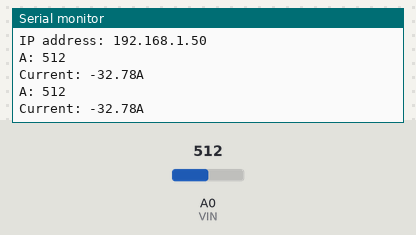
A sketch run on a simulated ESP8266 (NodeMCU). On the bench: the last lines printed to the serial monitor. Inputs (shaded band) come from the test bench; at power-on: A0 (VIN) = 512. WiFi joins after 1.5 s; servers stay silent unless stated.

Above: at 3.7 s.
3.8 s: A0 (VIN) set to 716
At 5.1 s:
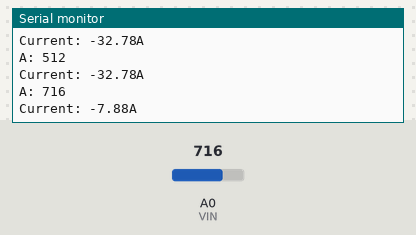
5.3 s: A0 (VIN) set to 900
At 6.0 s:
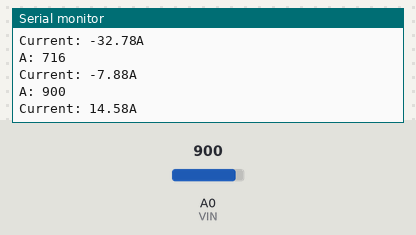
Timing chart, 0 to 8.3 s (numbered marks = the images above; inputs shaded):
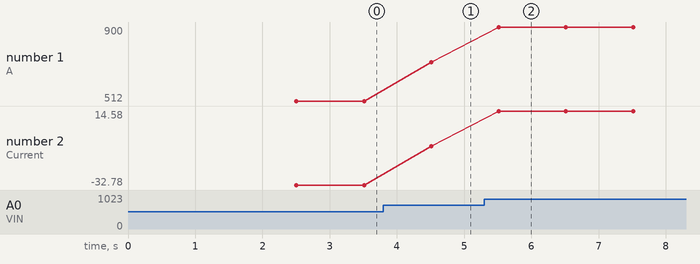

The sketch:

cureent.ino
```cpp
#define VIN A0 // define the Arduino pin A0 as voltage input (V in)
const float VCC   = 5.0; // supply voltage 5V or 3.3V. If using PCB, set to 5V only.
const int model = 0;   // enter the model (see below)
float in_cur = 0;
float cutOffLimit = 0.50;
#include <ESP8266WiFi.h>
#include <WiFiClient.h>
#include <ESP8266WebServer.h>
#include <ESP8266HTTPClient.h>

const char *ssid = "xxxx";  //Nama Wifi
const char *password = "xxxxx"; // pass wifi

String serverName = "xxxxx"; //url to endpoint


unsigned long lastTime = 0;
// Timer set to 10 minutes (600000)
unsigned long timerDelay = 600000;
// Set timer to 5 seconds (5000)
//unsigned long timerDelay = 30000;


float adc_voltage = 0.0;
float in_voltage = 0.0;

int adc_value = 0;

float sensitivity[] ={
          40.0,// for ACS758LCB-050B
          60.0,// for ACS758LCB-050U
          20.0,// for ACS758LCB-100B
          40.0,// for ACS758LCB-100U
          13.3,// for ACS758KCB-150B
          16.7,// for ACS758KCB-150U
          10.0,// for ACS758ECB-200B
          20.0,// for ACS758ECB-200U
         };


float quiescent_Output_voltage [] ={
          0.5,// for ACS758LCB-050B
          0.12,// for ACS758LCB-050U
          0.5,// for ACS758LCB-100B
          0.12,// for ACS758LCB-100U
          0.5,// for ACS758KCB-150B
          0.12,// for ACS758KCB-150U
          0.5,// for ACS758ECB-200B
          0.12,// for ACS758ECB-200U
          };
const float FACTOR = sensitivity[model]/1000;// set sensitivity for selected model
const float QOV =   quiescent_Output_voltage [model] * VCC;// set quiescent Output voltage for selected model
float voltage;// internal variable for voltage
float cutOff = FACTOR/cutOffLimit;// convert current cut off to mV

void setup() {
    //Robojax.com ACS758 Current Sensor
    Serial.begin(9600);// initialize serial monitor

     WiFi.mode(WIFI_OFF);
  delay(1000);
  WiFi.mode(WIFI_STA);

  WiFi.begin(ssid, password);
  Serial.println("");

  Serial.print("Connecting");
  // Wait for connection
  while (WiFi.status() != WL_CONNECTED) {
    delay(500);
    Serial.print(".");
  }

  Serial.println("");
  Serial.print("Connected to ");
  Serial.println(ssid);
  Serial.print("IP address: ");
  Serial.println(WiFi.localIP());  //IP address assigned to your ESP

}

void loop() {
  //Robojax.com ACS758 Current Sensor
  float voltage_raw =   (5.0 / 1024.0)* (analogRead(VIN) - 270);// Read the voltage from sensor
  voltage =  voltage_raw - QOV + 0.007 ;// 0.007 is a value to make voltage zero when there is no current
  float current = voltage / FACTOR;
  adc_value = analogRead(VIN);
  Serial.print("A: ");
  Serial.println(adc_value);

    Serial.print("Current: ");
    Serial.print(current,2); // print the current with 2 decimal places
    Serial.println("A");

  delay(1000);
String cur, iddev;

  cur = current,2;
  iddev = "10";

if ((millis() - lastTime) > timerDelay) {
    //Check WiFi connection status
    if(WiFi.status()== WL_CONNECTED){
      WiFiClient client;
      HTTPClient http;

      String serverPath = serverName + "?current="+ cur +"&iddev="+ iddev ;

      // Your Domain name with URL path or IP address with path
      http.begin(client, serverPath.c_str());

      // Send HTTP GET request
      int httpResponseCode = http.GET();

      if (httpResponseCode>0) {
        Serial.print("HTTP Response code: ");
        Serial.println(httpResponseCode);
        String payload = http.getString();
        Serial.println(payload);
        Serial.println(serverPath);
      }
      else {
        Serial.print("Error code: ");
        Serial.println(httpResponseCode);
      }
      // Free resources
      http.end();
    }
    else {
      Serial.println("WiFi Disconnected");
    }
    lastTime = millis();
  }

}
```

Measured:
- after the input at 3.8 s, the serial monitor: prints a new line after 0.71 s (image 1)
- after the input at 5.3 s, the serial monitor: prints a new line after 0.21 s (image 2)
- plotted number 1: 512 → 716 after the input at 3.8 s, 716 → 900 after the input at 5.3 s
- plotted number 2: -32.78 → -7.88 after the input at 3.8 s, -7.88 → 14.58 after the input at 5.3 s
